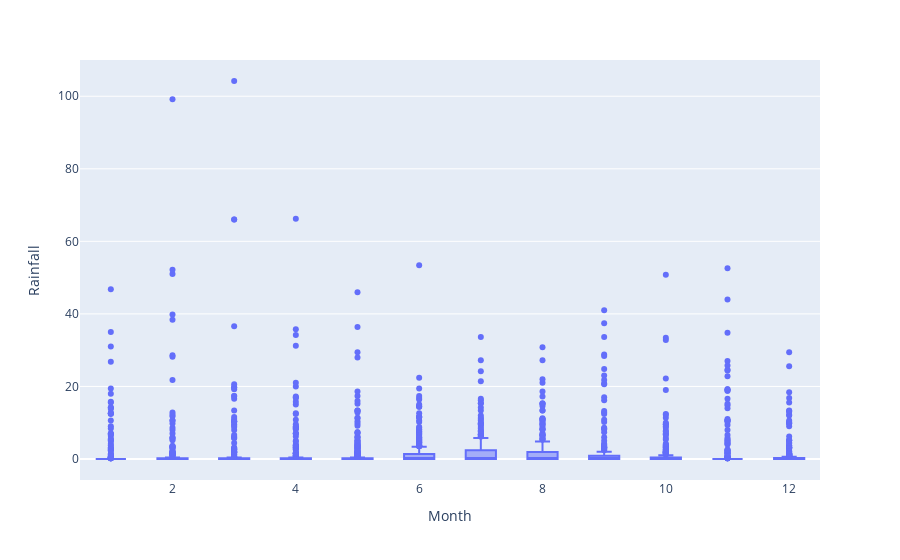

Here is the notebook cell this chart was saved with:
### Markdown cell above
Monthly Rainfall Trends – Boxplot showing seasonal rainfall patterns across months.

### Code cell
px.box(df,x='Month',y='Rainfall')

### Figure 1 — Plotly figure (JSON) as saved in the notebook; plotly's stock layout.template omitted (floating-point values rounded to 4 significant figures; data arrays with more than 128 entries replaced by an {"elided": "..."} marker saying what was removed)
{"data": [{"alignmentgroup": "True", "hovertemplate": "Month=%{x}<br>Rainfall=%{y}<extra></extra>", "legendgroup": "", "marker": {"color": "#636efa"}, "name": "", "notched": false, "offsetgroup": "", "orientation": "v", "showlegend": false, "x": {"elided": "3040 int values"}, "x0": " ", "xaxis": "x", "y": {"elided": "3040 float values"}, "y0": " ", "yaxis": "y", "type": "box"}], "layout": {"xaxis": {"anchor": "y", "domain": [0.0, 1.0], "title": {"text": "Month"}}, "yaxis": {"anchor": "x", "domain": [0.0, 1.0], "title": {"text": "Rainfall"}}, "legend": {"tracegroupgap": 0}, "margin": {"t": 60}, "boxmode": "group"}}
